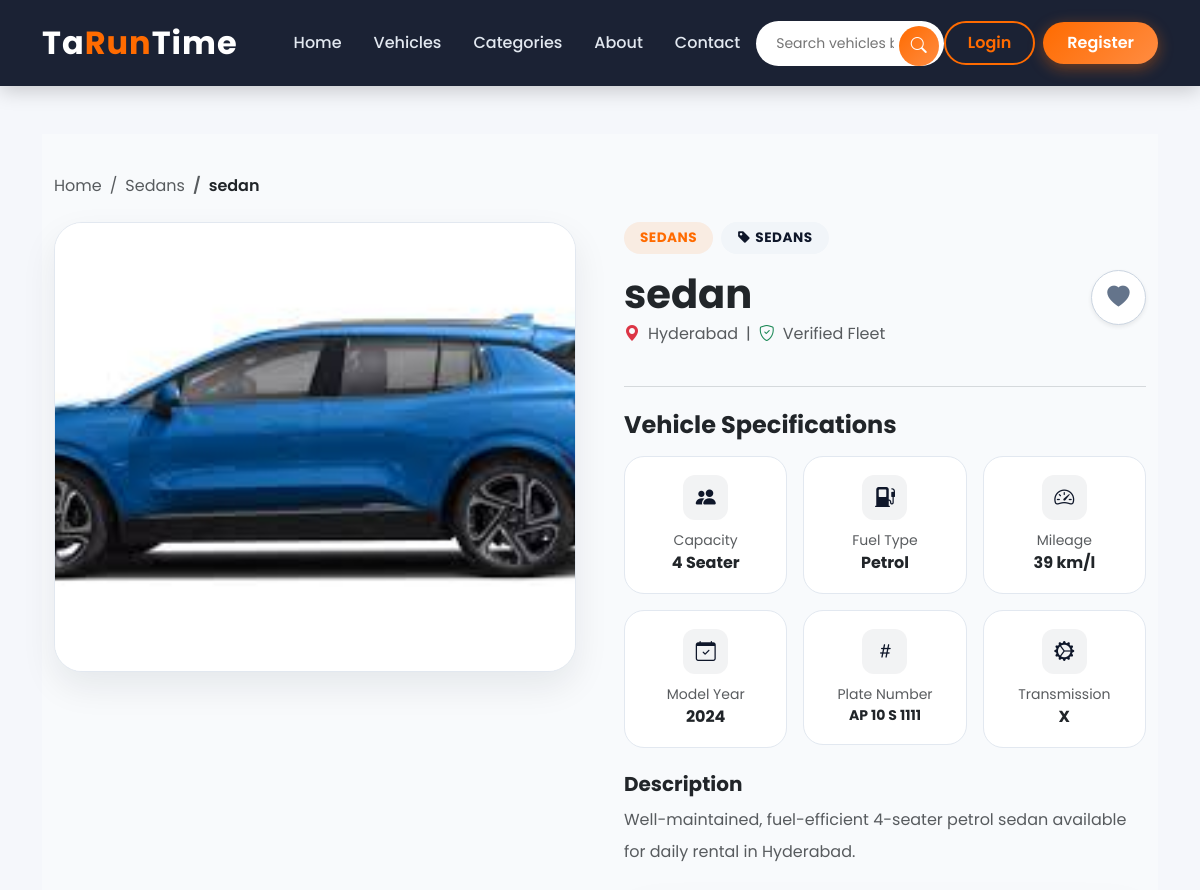
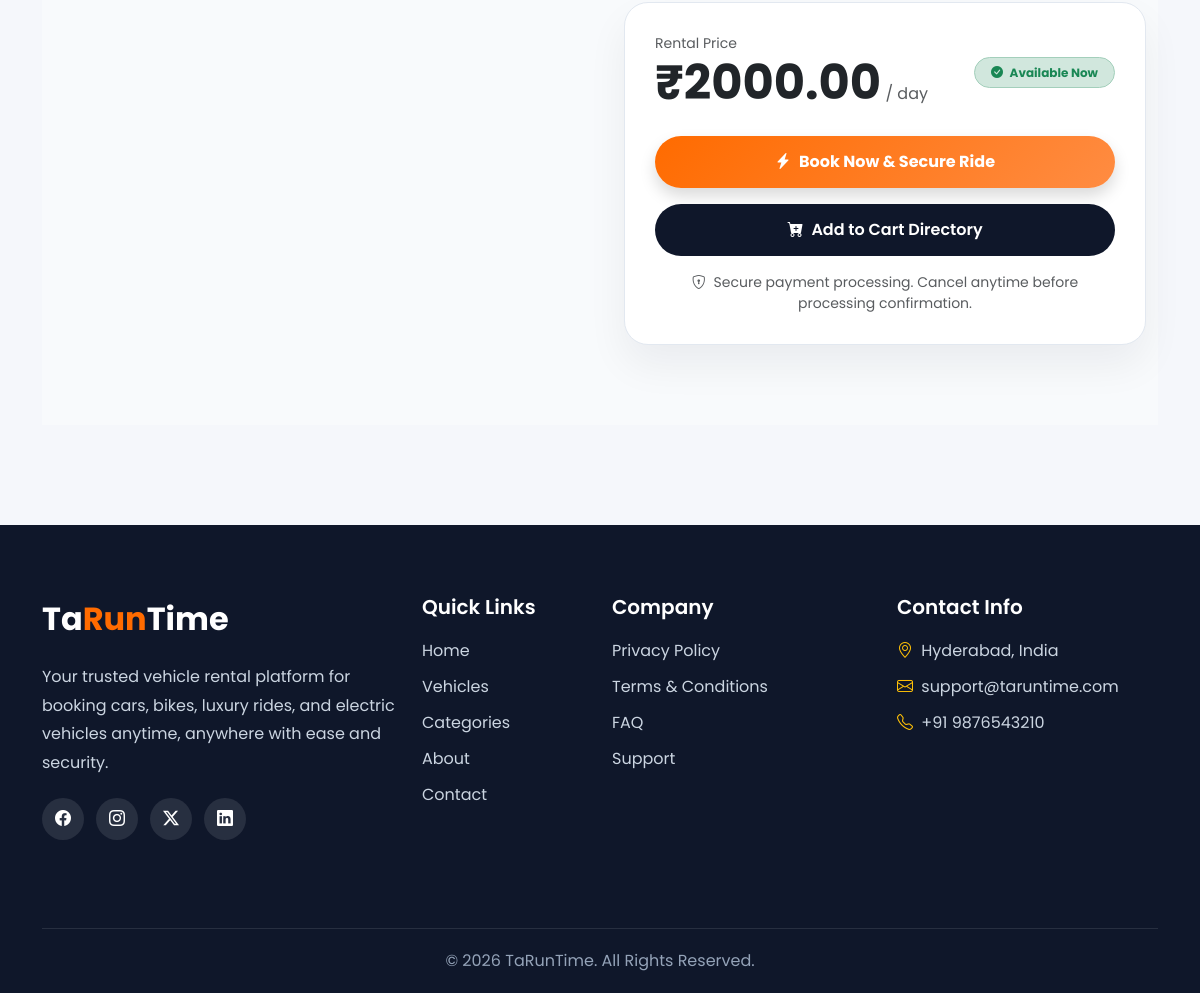
The page /vehicle_details/sedan-2b84ad08/ on the database its author committed (2 pictures, top to bottom).
### home/models.py (models this page shows, shortened)
class Vehicle(models.Model):
    vendor=models.ForeignKey(User,on_delete=models.CASCADE,related_name='vehicles')
    category=models.ForeignKey(Category,on_delete=models.CASCADE,related_name='vehicles')
    name=models.CharField(max_length=40)
    vehicle_number=models.CharField(max_length=30,unique=True)
    slug=models.SlugField(blank=True,unique=True)
    model=models.CharField(max_length=40,null=True,blank=True)
    brand=models.CharField(max_length=40,null=True,blank=True)
    year=models.IntegerField()
    fuel_type=models.CharField(max_length=30,choices=choices)
    seat_capacity=models.IntegerField()
    mileage=models.IntegerField()
    price_per_day=models.DecimalField(max_digits=10,decimal_places=2)
    location=models.CharField(max_length=70)
    description=models.TextField(null=True,blank=True)
    image=models.ImageField(upload_to='vehicle_images/')
    availability=models.BooleanField(default=True)
    created_at=models.DateTimeField(auto_now_add=True)
    updated_at=models.DateTimeField(auto_now=True)

class Category(models.Model):
    name=models.CharField(max_length=30,unique=True)
    slug=models.SlugField(blank=True,unique=True)
    image=models.ImageField(upload_to='category_images/')
    description=models.TextField()
    created_at=models.DateTimeField(auto_now_add=True)
    updated_at=models.DateTimeField(auto_now=True)

### home/views.py (the view)
# urls.py: path('vehicle_details/<slug:vehicle_slug>/',views.vehicle_details_view,name='vehicle_details'),
def vehicle_details_view(request,vehicle_slug):
    vehicle=get_object_or_404(Vehicle,slug=vehicle_slug)
    context={
        'vehicle':vehicle,
    }
    return render(request,'vehicle_details.html',context)

### templates/vehicle_details.html (shortened to what this page needs)
{% extends "base.html" %}
{% block content %}
<div class="detail-section">
    <div class="container">
        <nav aria-label="breadcrumb" class="mb-4">
            <ol class="breadcrumb mb-0">
                <li class="breadcrumb-item"><a href="/" class="text-decoration-none text-muted">Home</a></li>
                <li class="breadcrumb-item"><a href="#" class="text-decoration-none text-muted">{{ vehicle.category.name }}</a></li>
                <li class="breadcrumb-item active text-dark fw-semibold" aria-current="page">{{ vehicle.name }}</li>
            </ol>
        </nav>
        <div class="row g-5">
            <div class="col-12 col-lg-6">
                <div class="gallery-container">
                    <div class="main-image-box">
                        {% if vehicle.image %}
                            <img src="{{ vehicle.image.url }}" alt="{{ vehicle.name }}" id="viewportImage">
                        {% else %}
                            <div class="w-100 h-100 d-flex align-items-center justify-content-center bg-secondary-subtle">
                                <i class="bi bi-car-front display-1 text-muted"></i>
                            </div>
                        {% endif %}
                    </div>
                </div>
            </div>
            <div class="col-12 col-lg-6">
                <div class="badge-bar d-flex align-items-center gap-2 mb-3">
                    <span class="brand-accent-tag">{{ vehicle.brand|default:"Premium" }}</span>
                    <span class="category-accent-tag"><i class="bi bi-tag-fill me-1"></i>{{ vehicle.category.name }}</span>
                </div>
                <div class="d-flex justify-content-between align-items-start mb-2">
                    <div>
                        <h1 class="fw-bold text-dark display-6 mb-1">{{ vehicle.name }}</h1>
                        <p class="text-muted d-flex align-items-center gap-2">
                            <i class="bi bi-geo-alt-fill text-danger"></i> {{ vehicle.location }}
                            <span class="text-slate-300">|</span>
                            <i class="bi bi-shield-check text-success"></i> Verified Fleet
                        </p>
                    </div>
                    <button type="button" class="btn-like-heart shadow-sm" id="likeToggleBtn" onclick="this.classList.toggle('liked')">
                        <i class="bi bi-heart-fill"></i>
                    </button>
                </div>
                <hr class="text-secondary opacity-20 my-4">
                <h4 class="fw-bold text-dark mb-3">Vehicle Specifications</h4>
                <div class="row g-3 mb-4">
                    <div class="col-6 col-sm-4">
                        <div class="spec-grid-card">
                            <div class="spec-icon-box"><i class="bi bi-people-fill"></i></div>
                            <div class="text-muted small">Capacity</div>
                            <div class="fw-bold text-dark">{{ vehicle.seat_capacity }} Seater</div>
                        </div>
                    </div>
                    <div class="col-6 col-sm-4">
                        <div class="spec-grid-card">
                            <div class="spec-icon-box"><i class="bi bi-fuel-pump-fill"></i></div>
                            <div class="text-muted small">Fuel Type</div>
                            <div class="fw-bold text-dark text-capitalize">{{ vehicle.fuel_type }}</div>
                        </div>
                    </div>
                    <div class="col-6 col-sm-4">
                        <div class="spec-grid-card">
                            <div class="spec-icon-box"><i class="bi bi-speedometer2"></i></div>
                            <div class="text-muted small">Mileage</div>
                            <div class="fw-bold text-dark">{{ vehicle.mileage }} km/l</div>
                        </div>
                    </div>
                    <div class="col-6 col-sm-4">
                        <div class="spec-grid-card">
                            <div class="spec-icon-box"><i class="bi bi-calendar-check"></i></div>
                            <div class="text-muted small">Model Year</div>
                            <div class="fw-bold text-dark">{{ vehicle.year|default:"2024" }}</div>
                        </div>
                    </div>
                    <div class="col-6 col-sm-4">
                        <div class="spec-grid-card">
                            <div class="spec-icon-box"><i class="bi bi-hash"></i></div>
                            <div class="text-muted small">Plate Number</div>
                            <div class="fw-bold text-dark text-uppercase small">{{ vehicle.vehicle_number }}</div>
                        </div>
                    </div>
                    <div class="col-6 col-sm-4">
                        <div class="spec-grid-card">
                            <div class="spec-icon-box"><i class="bi bi-gear-wide-connected"></i></div>
                            <div class="text-muted small">Transmission</div>
                            <div class="fw-bold text-dark text-capitalize">{{ vehicle.model|default:"Manual" }}</div>
                        </div>
                    </div>
                </div>
                <div class="mb-4">
                    <h5 class="fw-bold text-dark mb-2">Description</h5>
                    <p class="text-muted lh-lg">
                        {{ vehicle.description|default:"No description provided for this vehicle. Please connect directly with the assigned vehicle host vendor via customer support structures if distinct component item verification specifications are required." }}
                    </p>
                </div>
                <div class="booking-sidebar-card mt-4">
                    <div class="d-flex justify-content-between align-items-center mb-4">
                        <div>
                            <span class="text-muted small d-block">Rental Price</span>
                            <span class="display-5 fw-extrabold text-dark fw-bold">₹{{ vehicle.price_per_day }}</span>
                            <span class="text-muted">/ day</span>
                        </div>
                        <div>
                            {% if vehicle.availability %}
                                <span class="badge bg-success-subtle text-success border border-success-subtle px-3 py-2 rounded-pill fw-bold small">
                                    <i class="bi bi-check-circle-fill me-1"></i> Available Now
                                </span>
                            {% else %}
                                <span class="badge bg-danger-subtle text-danger border border-danger-subtle px-3 py-2 rounded-pill fw-bold small">
                                    <i class="bi bi-exclamation-triangle-fill me-1"></i> Currently Booked
                                </span>
                            {% endif %}
                        </div>
                    </div>
                    <div class="d-flex flex-column gap-3">
                        {% if vehicle.availability %}
                            <a href="#" class="btn btn-booking-main d-flex align-items-center justify-content-center gap-2 shadow">
                                <i class="bi bi-lightning-charge-fill"></i> Book Now & Secure Ride
                            </a>
                            <a href="#" class="btn btn-cart-secondary d-flex align-items-center justify-content-center gap-2">
                                <i class="bi bi-cart-plus-fill"></i> Add to Cart Directory
                            </a>
                        {% else %}
                            <button type="button" class="btn btn-secondary py-3 rounded-pill fw-bold border-0" disabled>
                                <i class="bi bi-calendar-x me-2"></i> Un-Available For Booking
                            </button>
                        {% endif %}
                    </div>
                    <p class="text-center text-muted small mt-3 mb-0">
                        <i class="bi bi-shield-lock me-1"></i> Secure payment processing. Cancel anytime before processing confirmation.
                    </p>
                </div>
            </div>
        </div>
    </div>
</div>
{% endblock %}

### templates/base.html (style rules this page uses)
* { margin:0; padding:0; box-sizing:border-box; font-family: 'Poppins', sans-serif; }
body { background: #f5f7fb; display: flex; flex-direction: column; min-height: 100vh; }

### templates/vehicle_details.html (style rules this page uses)
.detail-section { padding: 40px 0 80px 0; background-color: #f8fafc; }
.gallery-container { position: sticky; top: 40px; }
.main-image-box { height: 450px; width: 100%; border-radius: 28px; overflow: hidden; box-shadow: 0 15px 35px rgba(15, 23, 42, 0.08); border: 1px solid #e2e8f0; background: #fff; }
.main-image-box img { width: 100%; height: 100%; object-fit: cover; }
.badge-bar span { font-size: 0.85rem; font-weight: 700; letter-spacing: 0.5px; text-transform: uppercase; padding: 6px 16px; border-radius: 50px; }
.brand-accent-tag { color: #ff6b00; background: rgba(255, 107, 0, 0.1); }
.category-accent-tag { color: #0f172a; background: #f1f5f9; }
.spec-grid-card { background: white; border: 1px solid #e2e8f0; border-radius: 20px; padding: 18px; text-align: center; transition: transform 0.2s ease; }
.spec-icon-box { width: 45px; height: 45px; border-radius: 12px; background: rgba(15, 23, 42, 0.05); color: #0f172a; display: inline-flex; align-items: center; justify-content: center; font-size: 1.25rem; margin-bottom: 10px; }
.booking-sidebar-card { background: white; border-radius: 24px; border: 1px solid #e2e8f0; box-shadow: 0 20px 40px rgba(15, 23, 42, 0.06); padding: 30px; }
.btn-booking-main { background: linear-gradient(135deg, #ff6b00, #ff8c42); color: white; font-weight: 700; border: none; padding: 14px; border-radius: 50px; box-shadow: 0 8px 20px rgba(255,107,0,0.3); transition: all 0.3s ease; }
.btn-cart-secondary { background: #0f172a; color: white; font-weight: 600; border: none; padding: 14px; border-radius: 50px; transition: all 0.3s ease; }
.btn-like-heart { width: 55px; height: 55px; border-radius: 50%; border: 1px solid #cbd5e1; background: white; color: #64748b; display: inline-flex; align-items: center; justify-content: center; font-size: 1.4rem; transition: all 0.3s cubic-bezier(0.175, 0.885, 0.32, 1.275); }

### rows shown on the page
Vehicle: category.name "Sedans", name "sedan", image (picture), brand "SEDANS", category.name "SEDANS", location "Hyderabad", seat_capacity "4", fuel_type "Petrol", mileage "39", year "2024", vehicle_number "AP 10 S 1111", model "X", description "Well-maintained, fuel-efficient 4-seater petrol sedan available for daily rental in Hyderabad.", price_per_day "2000.00"
